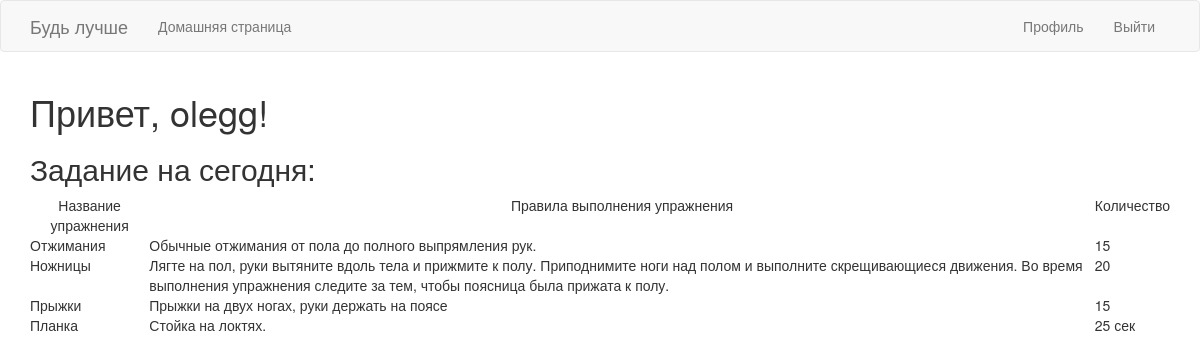
The page /index (signed in) on the database its author committed.
### app/models.py (models this page shows, shortened)
class User(UserMixin, db.Model):
    id = db.Column(db.Integer, primary_key=True)
    username = db.Column(db.String(128), index=True)
    dateOfBirth = db.Column(db.Date)
    email = db.Column(db.String(120), index=True, unique=True)
    password_hash = db.Column(db.String(128))
    full_name = db.Column(db.String(128))
    gender = db.Column(db.String(32))
    last_seen = db.Column(db.DateTime, default=datetime.utcnow)
    training_lists = db.relationship('TrainingList', backref='training_list', lazy='dynamic')
    userinfo = db.relationship('InfoUser', backref='info', lazy='dynamic')
    active_training = db.Column(db.Integer, default = 0)

class Exercises(db.Model):
    id = db.Column(db.Integer, primary_key=True)
    name_exercises = db.Column(db.String(256), index=True)
    rules = db.Column(db.Text(500), index=True)
    day = db.Column(db.Integer)
    number = db.Column(db.Integer)
    training_id = db.Column(db.Integer, db.ForeignKey('training.id'))

### app/routes.py (the view)
@app.route('/')
@app.route('/index')
@login_required  # запрещает назарегистрированным пользователям работать с данным декоратором
def index():
    exercises = []
    if current_user.active_training == 1:
        training_id = TrainingList(user_id=current_user.id)
        i = training_id.get_training()
        exe = Training(id=i.training_id)
        exercises = exe.day_exe(1)
    return render_template('index.html', title='Home Page', exercises = exercises)

### app/models.py (called while the page is built)
@login.user_loader
def load_user(id):
    return User.query.get(int(id))

    def day_exe(self, day):
        exe = Exercises.query.filter((Exercises.training_id == self.id) & (Exercises.day == day))
        return exe

    def get_training(self):
        selected_training = TrainingList.query.filter_by(user_id = self.user_id)
        return selected_training[-1]

### app/routes.py (called while the page is built)
@app.before_request
def before_request():
    if current_user.is_authenticated:
        current_user.last_seen = datetime.utcnow()
        db.session.commit()

### app/templates/index.html
{% extends "base.html" %}
{% import 'bootstrap/wtf.html' as wtf %}
{% block app_content %}
    <h1>Привет, {{ current_user.username }}!</h1>
{%if current_user.active_training == 1%}
    <h2> Задание на сегодня:</h2>
<table class="table-hover" >
    <tr valign="top">
        <td align="center"> Название упражнения </td>
        <td align="center"> Правила выполнения упражнения </td>
        <td align="center"> Количество </td>
    {% for exercises in exercises %}
        {% include '_exe.html' %}
    {% endfor %}
    {%endif%}
</table>
{% endblock %}

### app/templates/_exe.html
    <tr valign="top">
        <td>{{ exercises.name_exercises }}</td>
        <td>{{ exercises.rules }} </td>
        <td>{{ exercises.number }} </td>
    </tr>

### rows shown on the page
User: username "olegg"
Exercises: name_exercises "Отжимания", rules "Обычные отжимания от пола до полного выпрямления рук.", number "15"
Exercises: name_exercises "Ножницы", rules "Лягте на пол, руки вытяните вдоль тела и прижмите к полу. Приподнимите ноги над полом и выполните скрещивающиеся движения. Во время выполнения упражнения следите за тем, чтобы поясница была прижата к полу.", number "20"
Exercises: name_exercises "Прыжки", rules "Прыжки на двух ногах, руки держать на поясе", number "15"
Exercises: name_exercises "Планка", rules "Стойка на локтях.", number "25 сек"
